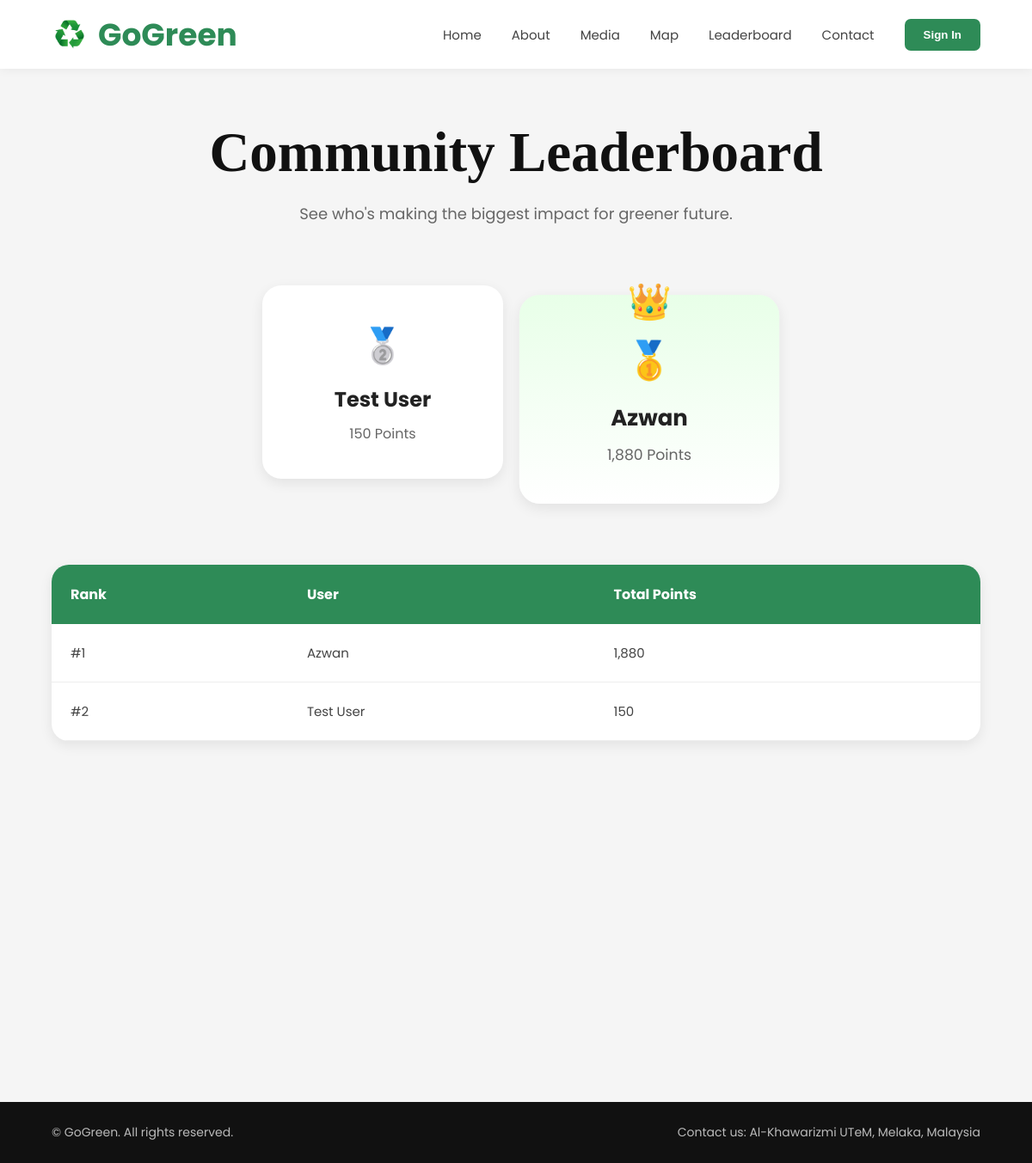
The app's page /Public/leaderboard.php with its own data.
### tables this page shows
CREATE TABLE `users` (
  `id` int(11) NOT NULL,
  `fullname` varchar(100) NOT NULL,
  `username` varchar(50) NOT NULL,
  `email` varchar(100) NOT NULL,
  `matric_id` varchar(20) DEFAULT NULL,
  `phone` varchar(20) DEFAULT NULL,
  `password` varchar(255) NOT NULL,
  `role` enum('admin','worker','user') DEFAULT 'user',
  `faculty` varchar(100) DEFAULT NULL,
  `profile_image` varchar(255) DEFAULT 'default.png',
  `points` int(11) DEFAULT 0,
  `address` text DEFAULT NULL,
  `email_verified` tinyint(1) DEFAULT 0,
  `otp_code` varchar(10) DEFAULT NULL,
  `otp_expiry` datetime DEFAULT NULL,
  `status` enum('active','inactive','banned') DEFAULT 'active',
  `created_at` timestamp NOT NULL DEFAULT current_timestamp()
);

### Public/leaderboard.php (the view, shortened to what this page needs)
<?php
include "../config/database.php";
$leaderboard = mysqli_query(
    $conn,
    "SELECT *
    FROM users
    WHERE role = 'user'
    ORDER BY points DESC
    LIMIT 10"
);
$topUsers = [];
while($row = mysqli_fetch_assoc($leaderboard)){
    $topUsers[] = $row;
}
?>
<!DOCTYPE html>
<html lang="en">
<head>
  <link rel="stylesheet" href="assets/css/leaderboard.css">
</head>
<body>
<header>
    <div class="logo">
      <img src="image/recycle_imag.png" alt="GoGreen Logo">
      GoGreen
    </div>
    <nav id="navMenu">
      <a href="index.php">Home</a>
      <a href="about.php">About</a>
      <a href="media.php">Media</a>
      <a href="map.php">Map</a>
      <a href="leaderboard.php">Leaderboard</a>
      <a href="contactus.php">Contact</a>
      <button  class="sign-btn" onclick="window.location.href='login.php'">
        Sign In
      </button>
    </nav>
  </header>
  <section class="leaderboard-hero">
    <h1>Community Leaderboard</h1>
    <p>See who's making the biggest impact for greener future.</p>
  </section>
  <section class="top-users">
    <?php if(isset($topUsers[1])){ ?>
    <div class="top-card second">
        <div class="rank">🥈</div>
        <h3><?php echo $topUsers[1]['fullname']; ?></h3>
        <p><?php echo number_format($topUsers[1]['points']); ?> Points</p>
    </div>
    <?php } ?>
    <?php if(isset($topUsers[0])){ ?>
    <div class="top-card first">
        <div class="crown">👑</div>
        <div class="rank">🥇</div>
        <h3><?php echo $topUsers[0]['fullname']; ?></h3>
        <p><?php echo number_format($topUsers[0]['points']); ?> Points</p>
    </div>
    <?php } ?>
</section>
  <section class="leaderboard-table-section">
    <div class="table-container">
      <table>
        <thead>
          <tr>
            <th>Rank</th>
            <th>User</th>
            <th>Total Points</th>
          </tr>
        </thead>
        <tbody>
          <?php
$rank = 1;
foreach($topUsers as $user){
?>
<tr>
    <td>
        #<?php echo $rank; ?>
    </td>
    <td>
        <?php echo $user['fullname']; ?>
    </td>
    <td>
        <?php echo number_format($user['points']); ?>
    </td>
</tr>
<?php
$rank++;
}
?>
        </tbody>
      </table>
    </div>
  </section>
  <footer>
      <p class="left-footer">
    © GoGreen. All rights reserved.
  </p>
  <p class="right-footer">
    Contact us: Al-Khawarizmi UTeM, Melaka, Malaysia
  </p>
  </footer>
</body>
</html>

### Public/assets/css/leaderboard.css (style rules this page uses)
* { margin:0; padding: 0px; box-sizing:border-box; }
body { font-family:"Poppins", sans-serif; background:#f5f5f5; color:#222; }
header { width:100%; height:80px; background:white; display:flex; justify-content:space-between; align-items:center; padding:0 60px; position:fixed; top:0; left:0; z-index:1000; box-shadow:0 2px 10px rgba(0,0,0,0.05); }
.logo { display:flex; align-items:center; gap:12px; font-size:36px; font-weight:700; color:#2e8b57; }
.logo img { width:42px; height:42px; object-fit:contain; }
nav { display:flex; align-items:center; gap:35px; }
nav a { text-decoration:none; color:#444; font-size:15px; transition:0.3s; }
.sign-btn { border:none; background:#2e8b57; color:white; padding:11px 22px; border-radius:7px; cursor:pointer; font-weight:600; transition:0.3s; }
.leaderboard-hero { padding-top:140px; padding-bottom:70px; text-align:center; }
.leaderboard-hero h1 { font-size:65px; margin-bottom:20px; font-family:Georgia, serif; color:#111; }
.leaderboard-hero p { color:#666; font-size:18px; }
.top-users { width:90%; margin:auto; display:flex; justify-content:center; align-items:flex-end; gap:30px; flex-wrap:wrap; margin-bottom:80px; }
.top-card { background:white; width:280px; padding:40px 30px; border-radius:22px; text-align:center; box-shadow:0 5px 15px rgba(0,0,0,0.08); position:relative; transition:0.3s; }
.top-card h3 { font-size:24px; margin-bottom:10px; }
.top-card p { color:#666; font-size:16px; }
.rank { font-size:40px; margin-bottom:15px; }
.crown { position:absolute; top:-22px; left:50%; transform:translateX(-50%); font-size:38px; }
.first { transform:scale(1.08); background:linear-gradient( to bottom, #e8ffe8, #ffffff ); }
.second { margin-bottom:20px; }
.leaderboard-table-section { width:90%; margin:auto; margin-bottom:100px; }
.table-container { overflow-x:auto; background:white; border-radius:20px; box-shadow:0 5px 15px rgba(0,0,0,0.08); }
table { width:100%; border-collapse:collapse; }
thead { background:#2e8b57; color:white; }
thead th { padding:22px; text-align:left; font-size:16px; }
tbody tr { border-bottom:1px solid #eee; transition:0.3s; }
tbody td { padding:22px; font-size:15px; color:#444; }
footer { background:#111; color:#bbb; display:flex; justify-content:space-between; align-items:center; padding:25px 60px; font-size:14px; flex-wrap:wrap; gap:10px; margin-top:420px; }
.left-footer { text-align:left; }
.right-footer { text-align:right; }

### records on screen
users: fullname "Test User", points "150"
users: fullname "Azwan", points "1,880"
